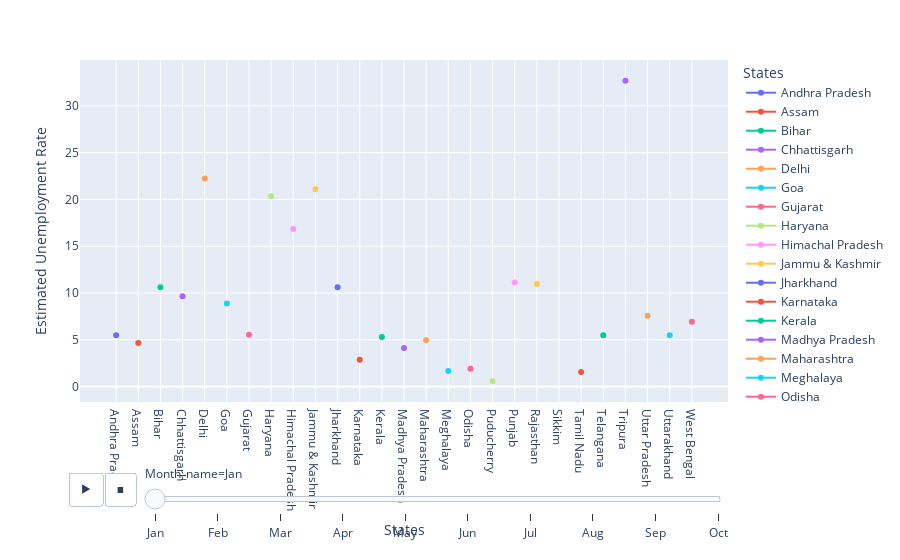

The notebook cell saved with this chart:
### Code cell
plot_ump = df[['Estimated Unemployment Rate', 'States']]
df_unemp = plot_ump.groupby('States').mean().reset_index()
df_unemp = df_unemp.sort_values('Estimated Unemployment Rate')
fig3 = px.line(
    df
    ,x = 'States'
    ,y = 'Estimated Unemployment Rate'
    ,animation_frame='Month_name'
    ,color = 'States'
    ,markers = True
)
 
fig3.show()

### Figure 1 — Plotly figure (JSON) as saved in the notebook; plotly's stock layout.template omitted (floating-point values rounded to 4 significant figures)
{"data": [{"hovertemplate": "States=%{x}<br>Month_name=Jan<br>Estimated Unemployment Rate=%{y}<extra></extra>", "legendgroup": "Andhra Pradesh", "line": {"color": "#636efa", "dash": "solid"}, "marker": {"symbol": "circle"}, "mode": "lines+markers", "name": "Andhra Pradesh", "orientation": "v", "showlegend": true, "type": "scatter", "x": ["Andhra Pradesh"], "xaxis": "x", "y": [5.48], "yaxis": "y"}, {"hovertemplate": "States=%{x}<br>Month_name=Jan<br>Estimated Unemployment Rate=%{y}<extra></extra>", "legendgroup": "Assam", "line": {"color": "#EF553B", "dash": "solid"}, "marker": {"symbol": "circle"}, "mode": "lines+markers", "name": "Assam", "orientation": "v", "showlegend": true, "type": "scatter", "x": ["Assam"], "xaxis": "x", "y": [4.66], "yaxis": "y"}, {"hovertemplate": "States=%{x}<br>Month_name=Jan<br>Estimated Unemployment Rate=%{y}<extra></extra>", "legendgroup": "Bihar", "line": {"color": "#00cc96", "dash": "solid"}, "marker": {"symbol": "circle"}, "mode": "lines+markers", "name": "Bihar", "orientation": "v", "showlegend": true, "type": "scatter", "x": ["Bihar"], "xaxis": "x", "y": [10.61], "yaxis": "y"}, {"hovertemplate": "States=%{x}<br>Month_name=Jan<br>Estimated Unemployment Rate=%{y}<extra></extra>", "legendgroup": "Chhattisgarh", "line": {"color": "#ab63fa", "dash": "solid"}, "marker": {"symbol": "circle"}, "mode": "lines+markers", "name": "Chhattisgarh", "orientation": "v", "showlegend": true, "type": "scatter", "x": ["Chhattisgarh"], "xaxis": "x", "y": [9.65], "yaxis": "y"}, {"hovertemplate": "States=%{x}<br>Month_name=Jan<br>Estimated Unemployment Rate=%{y}<extra></extra>", "legendgroup": "Delhi", "line": {"color": "#FFA15A", "dash": "solid"}, "marker": {"symbol": "circle"}, "mode": "lines+markers", "name": "Delhi", "orientation": "v", "showlegend": true, "type": "scatter", "x": ["Delhi"], "xaxis": "x", "y": [22.23], "yaxis": "y"}, {"hovertemplate": "States=%{x}<br>Month_name=Jan<br>Estimated Unemployment Rate=%{y}<extra></extra>", "legendgroup": "Goa", "line": {"color": "#19d3f3", "dash": "solid"}, "marker": {"symbol": "circle"}, "mode": "lines+markers", "name": "Goa", "orientation": "v", "showlegend": true, "type": "scatter", "x": ["Goa"], "xaxis": "x", "y": [8.89], "yaxis": "y"}, {"hovertemplate": "States=%{x}<br>Month_name=Jan<br>Estimated Unemployment Rate=%{y}<extra></extra>", "legendgroup": "Gujarat", "line": {"color": "#FF6692", "dash": "solid"}, "marker": {"symbol": "circle"}, "mode": "lines+markers", "name": "Gujarat", "orientation": "v", "showlegend": true, "type": "scatter", "x": ["Gujarat"], "xaxis": "x", "y": [5.54], "yaxis": "y"}, {"hovertemplate": "States=%{x}<br>Month_name=Jan<br>Estimated Unemployment Rate=%{y}<extra></extra>", "legendgroup": "Haryana", "line": {"color": "#B6E880", "dash": "solid"}, "marker": {"symbol": "circle"}, "mode": "lines+markers", "name": "Haryana", "orientation": "v", "showlegend": true, "type": "scatter", "x": ["Haryana"], "xaxis": "x", "y": [20.34], "yaxis": "y"}, {"hovertemplate": "States=%{x}<br>Month_name=Jan<br>Estimated Unemployment Rate=%{y}<extra></extra>", "legendgroup": "Himachal Pradesh", "line": {"color": "#FF97FF", "dash": "solid"}, "marker": {"symbol": "circle"}, "mode": "lines+markers", "name": "Himachal Pradesh", "orientation": "v", "showlegend": true, "type": "scatter", "x": ["Himachal Pradesh"], "xaxis": "x", "y": [16.83], "yaxis": "y"}, {"hovertemplate": "States=%{x}<br>Month_name=Jan<br>Estimated Unemployment Rate=%{y}<extra></extra>", "legendgroup": "Jammu & Kashmir", "line": {"color": "#FECB52", "dash": "solid"}, "marker": {"symbol": "circle"}, "mode": "lines+markers", "name": "Jammu & Kashmir", "orientation": "v", "showlegend": true, "type": "scatter", "x": ["Jammu & Kashmir"], "xaxis": "x", "y": [21.08], "yaxis": "y"}, {"hovertemplate": "States=%{x}<br>Month_name=Jan<br>Estimated Unemployment Rate=%{y}<extra></extra>", "legendgroup": "Jharkhand", "line": {"color": "#636efa", "dash": "solid"}, "marker": {"symbol": "circle"}, "mode": "lines+markers", "name": "Jharkhand", "orientation": "v", "showlegend": true, "type": "scatter", "x": ["Jharkhand"], "xaxis": "x", "y": [10.61], "yaxis": "y"}, {"hovertemplate": "States=%{x}<br>Month_name=Jan<br>Estimated Unemployment Rate=%{y}<extra></extra>", "legendgroup": "Karnataka", "line": {"color": "#EF553B", "dash": "solid"}, "marker": {"symbol": "circle"}, "mode": "lines+markers", "name": "Karnataka", "orientation": "v", "showlegend": true, "type": "scatter", "x": ["Karnataka"], "xaxis": "x", "y": [2.86], "yaxis": "y"}, {"hovertemplate": "States=%{x}<br>Month_name=Jan<br>Estimated Unemployment Rate=%{y}<extra></extra>", "legendgroup": "Kerala", "line": {"color": "#00cc96", "dash": "solid"}, "marker": {"symbol": "circle"}, "mode": "lines+markers", "name": "Kerala", "orientation": "v", "showlegend": true, "type": "scatter", "x": ["Kerala"], "xaxis": "x", "y": [5.31], "yaxis": "y"}, {"hovertemplate": "States=%{x}<br>Month_name=Jan<br>Estimated Unemployment Rate=%{y}<extra></extra>", "legendgroup": "Madhya Pradesh", "line": {"color": "#ab63fa", "dash": "solid"}, "marker": {"symbol": "circle"}, "mode": "lines+markers", "name": "Madhya Pradesh", "orientation": "v", "showlegend": true, "type": "scatter", "x": ["Madhya Pradesh"], "xaxis": "x", "y": [4.11], "yaxis": "y"}, {"hovertemplate": "States=%{x}<br>Month_name=Jan<br>Estimated Unemployment Rate=%{y}<extra></extra>", "legendgroup": "Maharashtra", "line": {"color": "#FFA15A", "dash": "solid"}, "marker": {"symbol": "circle"}, "mode": "lines+markers", "name": "Maharashtra", "orientation": "v", "showlegend": true, "type": "scatter", "x": ["Maharashtra"], "xaxis": "x", "y": [4.95], "yaxis": "y"}, {"hovertemplate": "States=%{x}<br>Month_name=Jan<br>Estimated Unemployment Rate=%{y}<extra></extra>", "legendgroup": "Meghalaya", "line": {"color": "#19d3f3", "dash": "solid"}, "marker": {"symbol": "circle"}, "mode": "lines+markers", "name": "Meghalaya", "orientation": "v", "showlegend": true, "type": "scatter", "x": ["Meghalaya"], "xaxis": "x", "y": [1.66], "yaxis": "y"}, {"hovertemplate": "States=%{x}<br>Month_name=Jan<br>Estimated Unemployment Rate=%{y}<extra></extra>", "legendgroup": "Odisha", "line": {"color": "#FF6692", "dash": "solid"}, "marker": {"symbol": "circle"}, "mode": "lines+markers", "name": "Odisha", "orientation": "v", "showlegend": true, "type": "scatter", "x": ["Odisha"], "xaxis": "x", "y": [1.9], "yaxis": "y"}, {"hovertemplate": "States=%{x}<br>Month_name=Jan<br>Estimated Unemployment Rate=%{y}<extra></extra>", "legendgroup": "Puducherry", "line": {"color": "#B6E880", "dash": "solid"}, "marker": {"symbol": "circle"}, "mode": "lines+markers", "name": "Puducherry", "orientation": "v", "showlegend": true, "type": "scatter", "x": ["Puducherry"], "xaxis": "x", "y": [0.58], "yaxis": "y"}, {"hovertemplate": "States=%{x}<br>Month_name=Jan<br>Estimated Unemployment Rate=%{y}<extra></extra>", "legendgroup": "Punjab", "line": {"color": "#FF97FF", "dash": "solid"}, "marker": {"symbol": "circle"}, "mode": "lines+markers", "name": "Punjab", "orientation": "v", "showlegend": true, "type": "scatter", "x": ["Punjab"], "xaxis": "x", "y": [11.11], "yaxis": "y"}, {"hovertemplate": "States=%{x}<br>Month_name=Jan<br>Estimated Unemployment Rate=%{y}<extra></extra>", "legendgroup": "Rajasthan", "line": {"color": "#FECB52", "dash": "solid"}, "marker": {"symbol": "circle"}, "mode": "lines+markers", "name": "Rajasthan", "orientation": "v", "showlegend": true, "type": "scatter", "x": ["Rajasthan"], "xaxis": "x", "y": [10.97], "yaxis": "y"}, {"hovertemplate": "States=%{x}<br>Month_name=Jan<br>Estimated Unemployment Rate=%{y}<extra></extra>", "legendgroup": "Tamil Nadu", "line": {"color": "#EF553B", "dash": "solid"}, "marker": {"symbol": "circle"}, "mode": "lines+markers", "name": "Tamil Nadu", "orientation": "v", "showlegend": true, "type": "scatter", "x": ["Tamil Nadu"], "xaxis": "x", "y": [1.57], "yaxis": "y"}, {"hovertemplate": "States=%{x}<br>Month_name=Jan<br>Estimated Unemployment Rate=%{y}<extra></extra>", "legendgroup": "Telangana", "line": {"color": "#00cc96", "dash": "solid"}, "marker": {"symbol": "circle"}, "mode": "lines+markers", "name": "Telangana", "orientation": "v", "showlegend": true, "type": "scatter", "x": ["Telangana"], "xaxis": "x", "y": [5.49], "yaxis": "y"}, {"hovertemplate": "States=%{x}<br>Month_name=Jan<br>Estimated Unemployment Rate=%{y}<extra></extra>", "legendgroup": "Tripura", "line": {"color": "#ab63fa", "dash": "solid"}, "marker": {"symbol": "circle"}, "mode": "lines+markers", "name": "Tripura", "orientation": "v", "showlegend": true, "type": "scatter", "x": ["Tripura"], "xaxis": "x", "y": [32.67], "yaxis": "y"}, {"hovertemplate": "States=%{x}<br>Month_name=Jan<br>Estimated Unemployment Rate=%{y}<extra></extra>", "legendgroup": "Uttar Pradesh", "line": {"color": "#FFA15A", "dash": "solid"}, "marker": {"symbol": "circle"}, "mode": "lines+markers", "name": "Uttar Pradesh", "orientation": "v", "showlegend": true, "type": "scatter", "x": ["Uttar Pradesh"], "xaxis": "x", "y": [7.58], "yaxis": "y"}, {"hovertemplate": "States=%{x}<br>Month_name=Jan<br>Estimated Unemployment Rate=%{y}<extra></extra>", "legendgroup": "Uttarakhand", "line": {"color": "#19d3f3", "dash": "solid"}, "marker": {"symbol": "circle"}, "mode": "lines+markers", "name": "Uttarakhand", "orientation": "v", "showlegend": true, "type": "scatter", "x": ["Uttarakhand"], "xaxis": "x", "y": [5.49], "yaxis": "y"}, {"hovertemplate": "States=%{x}<br>Month_name=Jan<br>Estimated Unemployment Rate=%{y}<extra></extra>", "legendgroup": "West Bengal", "line": {"color": "#FF6692", "dash": "solid"}, "marker": {"symbol": "circle"}, "mode": "lines+markers", "name": "West Bengal", "orientation": "v", "showlegend": true, "type": "scatter", "x": ["West Bengal"], "xaxis": "x", "y": [6.94], "yaxis": "y"}], "layout": {"legend": {"title": {"text": "States"}, "tracegroupgap": 0}, "margin": {"t": 60}, "sliders": [{"active": 0, "currentvalue": {"prefix": "Month_name="}, "len": 0.9, "pad": {"b": 10, "t": 60}, "steps": [{"args": [["Jan"], {"frame": {"duration": 0, "redraw": false}, "fromcurrent": true, "mode": "immediate", "transition": {"duration": 0, "easing": "linear"}}], "label": "Jan", "method": "animate"}, {"args": [["Feb"], {"frame": {"duration": 0, "redraw": false}, "fromcurrent": true, "mode": "immediate", "transition": {"duration": 0, "easing": "linear"}}], "label": "Feb", "method": "animate"}, {"args": [["Mar"], {"frame": {"duration": 0, "redraw": false}, "fromcurrent": true, "mode": "immediate", "transition": {"duration": 0, "easing": "linear"}}], "label": "Mar", "method": "animate"}, {"args": [["Apr"], {"frame": {"duration": 0, "redraw": false}, "fromcurrent": true, "mode": "immediate", "transition": {"duration": 0, "easing": "linear"}}], "label": "Apr", "method": "animate"}, {"args": [["May"], {"frame": {"duration": 0, "redraw": false}, "fromcurrent": true, "mode": "immediate", "transition": {"duration": 0, "easing": "linear"}}], "label": "May", "method": "animate"}, {"args": [["Jun"], {"frame": {"duration": 0, "redraw": false}, "fromcurrent": true, "mode": "immediate", "transition": {"duration": 0, "easing": "linear"}}], "label": "Jun", "method": "animate"}, {"args": [["Jul"], {"frame": {"duration": 0, "redraw": false}, "fromcurrent": true, "mode": "immediate", "transition": {"duration": 0, "easing": "linear"}}], "label": "Jul", "method": "animate"}, {"args": [["Aug"], {"frame": {"duration": 0, "redraw": false}, "fromcurrent": true, "mode": "immediate", "transition": {"duration": 0, "easing": "linear"}}], "label": "Aug", "method": "animate"}, {"args": [["Sep"], {"frame": {"duration": 0, "redraw": false}, "fromcurrent": true, "mode": "immediate", "transition": {"duration": 0, "easing": "linear"}}], "label": "Sep", "method": "animate"}, {"args": [["Oct"], {"frame": {"duration": 0, "redraw": false}, "fromcurrent": true, "mode": "immediate", "transition": {"duration": 0, "easing": "linear"}}], "label": "Oct", "method": "animate"}], "x": 0.1, "xanchor": "left", "y": 0, "yanchor": "top"}], "updatemenus": [{"buttons": [{"args": [null, {"frame": {"duration": 500, "redraw": false}, "fromcurrent": true, "mode": "immediate", "transition": {"duration": 500, "easing": "linear"}}], "label": "&#9654;", "method": "animate"}, {"args": [[null], {"frame": {"duration": 0, "redraw": false}, "fromcurrent": true, "mode": "immediate", "transition": {"duration": 0, "easing": "linear"}}], "label": "&#9724;", "method": "animate"}], "direction": "left", "pad": {"r": 10, "t": 70}, "showactive": false, "type": "buttons", "x": 0.1, "xanchor": "right", "y": 0, "yanchor": "top"}], "xaxis": {"anchor": "y", "categoryarray": ["Andhra Pradesh", "Assam", "Bihar", "Chhattisgarh", "Delhi", "Goa", "Gujarat", "Haryana", "Himachal Pradesh", "Jammu & Kashmir", "Jharkhand", "Karnataka", "Kerala", "Madhya Pradesh", "Maharashtra", "Meghalaya", "Odisha", "Puducherry", "Punjab", "Rajasthan", "Sikkim", "Tamil Nadu", "Telangana", "Tripura", "Uttar Pradesh", "Uttarakhand", "West Bengal"], "categoryorder": "array", "domain": [0, 1], "title": {"text": "States"}}, "yaxis": {"anchor": "x", "domain": [0, 1], "title": {"text": "Estimated Unemployment Rate"}}}}
